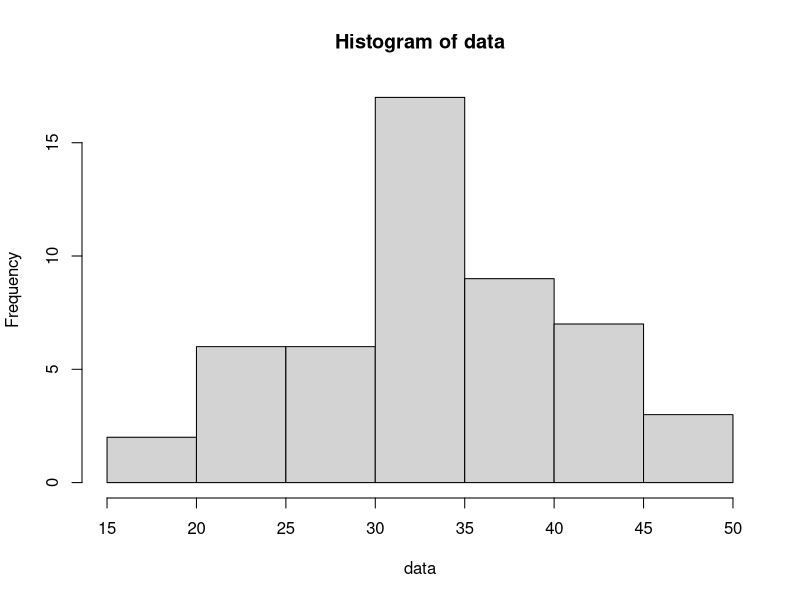

Reproduce this figure in R.
# Pruebas de R
freq<-c(24,36,90,50)
esperado <-c(50,50,50,50)
sum(((freq - esperado) ** 2) / esperado)

chi_cuadrado = chisq.test(freq)
chi_cuadrado
sqrt(49.44)
qchisq(0.95,2)

defectos <- c(0,1,2,3,4,5)
prendas_defectuosas <- c(58,55,22,10,4,1)

alpha <- 0.05

#
# X es el numero de defectos por prenda
# 

lambda = sum(defectos * prendas_defectuosas) / sum(prendas_defectuosas)
esperado <- rep(0,6)
for (k in 0:6) {
  esperado[k + 1] = sum(prendas_defectuosas) * dpois(k,lambda = 1)
}
esperado

U = sum( (defectos - esperado)^2 / esperado)
U



## Consumo de agua por hogar (normal)+
library(MASS)
data = c(15,18,21,22,22,23,24,25,26,27,27,28,29,30,31,32,32,32,33,33,33,33,33,34,34,34,34,34,35,35,35,36,36,36,36,36,37,38,39,40,41,42,42,43,43,44,45,46,47,47)

mean(data)
var(data)
sqrt(var(data))

ls = c(24,29,34,39,49)

FO = pnorm(ls,mean(data),sd = sqrt(var(data))) # acumulada

po =  rep(0,5)
po[1] = FO[1]
for (k in 0:3) {
  po[k + 2] = FO[k + 2] - FO[k + 1]
}
po
rango = c(7,6,15,11,11)
esperado = c(50 * po)
nose = sum( (rango - esperado)^2 / esperado)
nose

1 - pchisq(2.07,2)


shapiro.test(data)

#histograma
auxhist = hist(data)
cortes = auxhist$breaks
probAcum = pnorm(cortes,mean = mean(data), sd = sd(data))

n = length(probAcum)

intervalos = data.frame(probAcum[-n],probAcum[-1])
prop.esperada = intervalos[,2] - intervalos[,1]
freq.esperada = (prop.esperada/sum(prop.esperada)) * length(data)

freq.observada  = auxhist$counts
chisq.test(freq.observada,p = prop.esperada,rescale.p = TRUE,simulate.p.value = T)

#============================
# Prueba de Wilcoxon
#============================

x = c(6,9,5,3,4,2)
length(x)
r = wilcox.test(x,
                mu = 5,
                alternative="greater",
                conf.level =0.95,
                correct = F)
print(r)

y <- c(4,6,3,8,10,5,4,3,5,3)
length(y)
wilcox.test(y,mu = 5, alternative = "greater",conf.level =0.97,correct=F)
